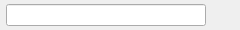
<?xml version="1.0" encoding="UTF-8"?>
<ui version="4.0">
 <class>ui_new_medida</class>
 <widget class="QWidget" name="ui_new_medida">
  <property name="geometry">
   <rect>
    <x>0</x>
    <y>0</y>
    <width>240</width>
    <height>30</height>
   </rect>
  </property>
  <property name="minimumSize">
   <size>
    <width>240</width>
    <height>30</height>
   </size>
  </property>
  <property name="maximumSize">
   <size>
    <width>240</width>
    <height>30</height>
   </size>
  </property>
  <property name="windowTitle">
   <string>Nueva Medida</string>
  </property>
  <property name="windowIcon">
   <iconset resource="Icons.qrc">
    <normaloff>:/Iconos/Iconos/wrench.png</normaloff>:/Iconos/Iconos/wrench.png</iconset>
  </property>
  <layout class="QGridLayout" name="gridLayout">
   <property name="leftMargin">
    <number>6</number>
   </property>
   <property name="topMargin">
    <number>0</number>
   </property>
   <property name="rightMargin">
    <number>0</number>
   </property>
   <property name="bottomMargin">
    <number>0</number>
   </property>
   <property name="spacing">
    <number>0</number>
   </property>
   <item row="0" column="0">
    <layout class="QHBoxLayout" name="horizontalLayout">
     <property name="spacing">
      <number>0</number>
     </property>
     <item>
      <widget class="QLineEdit" name="lineEdit_descripcion">
       <property name="minimumSize">
        <size>
         <width>200</width>
         <height>0</height>
        </size>
       </property>
       <property name="maximumSize">
        <size>
         <width>200</width>
         <height>16777215</height>
        </size>
       </property>
       <property name="frame">
        <bool>true</bool>
       </property>
       <property name="dragEnabled">
        <bool>false</bool>
       </property>
       <property name="readOnly">
        <bool>false</bool>
       </property>
      </widget>
     </item>
     <item>
      <widget class="QPushButton" name="pushButton_new_medida">
       <property name="text">
        <string/>
       </property>
       <property name="icon">
        <iconset resource="Icons.qrc">
         <normaloff>:/Iconos/Iconos/sq_plus.png</normaloff>:/Iconos/Iconos/sq_plus.png</iconset>
       </property>
       <property name="iconSize">
        <size>
         <width>20</width>
         <height>20</height>
        </size>
       </property>
       <property name="flat">
        <bool>true</bool>
       </property>
      </widget>
     </item>
    </layout>
   </item>
  </layout>
 </widget>
 <resources>
  <include location="Icons.qrc"/>
 </resources>
 <connections/>
</ui>
